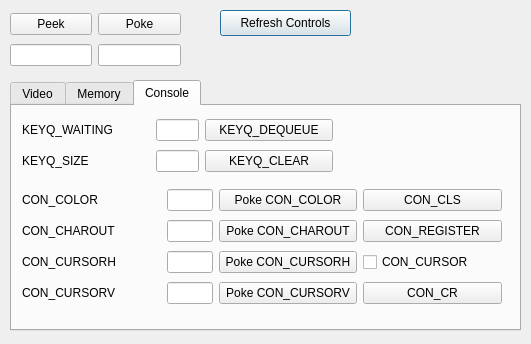
<?xml version="1.0" encoding="UTF-8"?>
<ui version="4.0">
 <class>MemUtil</class>
 <widget class="QDialog" name="MemUtil">
  <property name="geometry">
   <rect>
    <x>0</x>
    <y>0</y>
    <width>531</width>
    <height>344</height>
   </rect>
  </property>
  <property name="windowTitle">
   <string>Memory Utilities</string>
  </property>
  <widget class="QPushButton" name="btnRefresh">
   <property name="geometry">
    <rect>
     <x>220</x>
     <y>10</y>
     <width>131</width>
     <height>26</height>
    </rect>
   </property>
   <property name="text">
    <string>Refresh Controls</string>
   </property>
  </widget>
  <widget class="QWidget" name="layoutWidget">
   <property name="geometry">
    <rect>
     <x>10</x>
     <y>10</y>
     <width>171</width>
     <height>60</height>
    </rect>
   </property>
   <layout class="QGridLayout" name="gridLayout">
    <item row="0" column="0">
     <widget class="QPushButton" name="btnPeek">
      <property name="text">
       <string>Peek</string>
      </property>
     </widget>
    </item>
    <item row="0" column="1">
     <widget class="QPushButton" name="btnPoke">
      <property name="text">
       <string>Poke</string>
      </property>
     </widget>
    </item>
    <item row="1" column="0">
     <widget class="QLineEdit" name="lePPAddress"/>
    </item>
    <item row="1" column="1">
     <widget class="QLineEdit" name="lePPByte"/>
    </item>
   </layout>
  </widget>
  <widget class="QTabWidget" name="tabWidget">
   <property name="geometry">
    <rect>
     <x>10</x>
     <y>80</y>
     <width>511</width>
     <height>251</height>
    </rect>
   </property>
   <property name="currentIndex">
    <number>2</number>
   </property>
   <widget class="QWidget" name="tabVideo">
    <attribute name="title">
     <string>Video</string>
    </attribute>
    <widget class="QPushButton" name="btnRandVid">
     <property name="geometry">
      <rect>
       <x>20</x>
       <y>10</y>
       <width>141</width>
       <height>26</height>
      </rect>
     </property>
     <property name="text">
      <string>Randomize Video</string>
     </property>
    </widget>
    <widget class="QPushButton" name="btnChars">
     <property name="geometry">
      <rect>
       <x>180</x>
       <y>10</y>
       <width>141</width>
       <height>26</height>
      </rect>
     </property>
     <property name="text">
      <string>Fill Characters</string>
     </property>
    </widget>
    <widget class="QLineEdit" name="leVIDMODE">
     <property name="geometry">
      <rect>
       <x>20</x>
       <y>40</y>
       <width>41</width>
       <height>26</height>
      </rect>
     </property>
     <property name="text">
      <string>0</string>
     </property>
     <property name="alignment">
      <set>Qt::AlignRight|Qt::AlignTrailing|Qt::AlignVCenter</set>
     </property>
    </widget>
    <widget class="QPushButton" name="btnPokeVIDMODE">
     <property name="geometry">
      <rect>
       <x>70</x>
       <y>40</y>
       <width>121</width>
       <height>26</height>
      </rect>
     </property>
     <property name="text">
      <string>Poke VID_MODE</string>
     </property>
    </widget>
    <widget class="QComboBox" name="comboBox">
     <property name="geometry">
      <rect>
       <x>10</x>
       <y>70</y>
       <width>291</width>
       <height>26</height>
      </rect>
     </property>
     <item>
      <property name="text">
       <string>Lo-res (120x68, 16 color, mode 0)</string>
      </property>
     </item>
     <item>
      <property name="text">
       <string>Med-res (240x136, 16 color, mode 1)</string>
      </property>
     </item>
     <item>
      <property name="text">
       <string>Hi-res (480 x 272, 16 color, mode 2)</string>
      </property>
     </item>
     <item>
      <property name="text">
       <string>Lo-res full (120x68, 4096 color, mode 4)</string>
      </property>
     </item>
     <item>
      <property name="text">
       <string>Med-res full (240x136, 4096 color, mode 5)</string>
      </property>
     </item>
     <item>
      <property name="text">
       <string>Hi-res full (480x272, 4096 color, mode 6)</string>
      </property>
     </item>
     <item>
      <property name="text">
       <string>Text (40x17, mode 8)</string>
      </property>
     </item>
     <item>
      <property name="text">
       <string>Text (80x34, mode 9)</string>
      </property>
     </item>
    </widget>
   </widget>
   <widget class="QWidget" name="tabMemory">
    <attribute name="title">
     <string>Memory</string>
    </attribute>
    <widget class="QWidget" name="">
     <property name="geometry">
      <rect>
       <x>10</x>
       <y>10</y>
       <width>141</width>
       <height>146</height>
      </rect>
     </property>
     <layout class="QVBoxLayout" name="verticalLayout">
      <item>
       <widget class="QCheckBox" name="btnShadowIO">
        <property name="text">
         <string>SHADOW_IO</string>
        </property>
       </widget>
      </item>
      <item>
       <widget class="QCheckBox" name="btnShadowE4">
        <property name="text">
         <string>SHADOW_E4</string>
        </property>
       </widget>
      </item>
      <item>
       <widget class="QCheckBox" name="btnWPZEROPAGE">
        <property name="text">
         <string>WP_ZEROPAGE</string>
        </property>
       </widget>
      </item>
      <item>
       <widget class="QCheckBox" name="btnWPE4ROM">
        <property name="text">
         <string>WP_E400_ROM</string>
        </property>
       </widget>
      </item>
      <item>
       <widget class="QCheckBox" name="btnWPX1CROM">
        <property name="text">
         <string>WP_X1C_ROM</string>
        </property>
       </widget>
      </item>
     </layout>
    </widget>
    <widget class="QWidget" name="layoutWidget">
     <property name="geometry">
      <rect>
       <x>160</x>
       <y>10</y>
       <width>311</width>
       <height>124</height>
      </rect>
     </property>
     <layout class="QGridLayout" name="gridLayout_2" columnstretch="3,1,3,1">
      <item row="0" column="0">
       <widget class="QLabel" name="label">
        <property name="text">
         <string>SHADOW_67</string>
        </property>
       </widget>
      </item>
      <item row="0" column="1">
       <widget class="QLineEdit" name="leShadow67"/>
      </item>
      <item row="0" column="2">
       <widget class="QLineEdit" name="leShadow67Address">
        <property name="readOnly">
         <bool>true</bool>
        </property>
       </widget>
      </item>
      <item row="0" column="3">
       <widget class="QPushButton" name="btnSetShadow67">
        <property name="text">
         <string>Set</string>
        </property>
       </widget>
      </item>
      <item row="1" column="0">
       <widget class="QLabel" name="label_2">
        <property name="text">
         <string>SHADOW_89</string>
        </property>
       </widget>
      </item>
      <item row="1" column="1">
       <widget class="QLineEdit" name="leShadow89"/>
      </item>
      <item row="1" column="2">
       <widget class="QLineEdit" name="leShadow89Address">
        <property name="readOnly">
         <bool>true</bool>
        </property>
       </widget>
      </item>
      <item row="1" column="3">
       <widget class="QPushButton" name="btnSetShadow89">
        <property name="text">
         <string>Set</string>
        </property>
       </widget>
      </item>
      <item row="2" column="0">
       <widget class="QLabel" name="label_3">
        <property name="text">
         <string>SHADOW_AB</string>
        </property>
       </widget>
      </item>
      <item row="2" column="1">
       <widget class="QLineEdit" name="leShadowAB"/>
      </item>
      <item row="2" column="2">
       <widget class="QLineEdit" name="leShadowABAddress">
        <property name="readOnly">
         <bool>true</bool>
        </property>
       </widget>
      </item>
      <item row="2" column="3">
       <widget class="QPushButton" name="btnSetShadowAB">
        <property name="text">
         <string>Set</string>
        </property>
       </widget>
      </item>
      <item row="3" column="0">
       <widget class="QLabel" name="label_4">
        <property name="text">
         <string>SHADOW_CD</string>
        </property>
       </widget>
      </item>
      <item row="3" column="1">
       <widget class="QLineEdit" name="leShadowCD"/>
      </item>
      <item row="3" column="2">
       <widget class="QLineEdit" name="leShadowCDAddress">
        <property name="readOnly">
         <bool>true</bool>
        </property>
       </widget>
      </item>
      <item row="3" column="3">
       <widget class="QPushButton" name="btnSetShadowCD">
        <property name="text">
         <string>Set</string>
        </property>
       </widget>
      </item>
     </layout>
    </widget>
   </widget>
   <widget class="QWidget" name="tabConsole">
    <attribute name="title">
     <string>Console</string>
    </attribute>
    <widget class="QWidget" name="">
     <property name="geometry">
      <rect>
       <x>10</x>
       <y>10</y>
       <width>311</width>
       <height>61</height>
      </rect>
     </property>
     <layout class="QGridLayout" name="gridLayout_3" columnstretch="3,1,3">
      <item row="0" column="0">
       <widget class="QLabel" name="label_5">
        <property name="text">
         <string>KEYQ_WAITING</string>
        </property>
       </widget>
      </item>
      <item row="0" column="1">
       <widget class="QLineEdit" name="leWaiting">
        <property name="readOnly">
         <bool>true</bool>
        </property>
       </widget>
      </item>
      <item row="0" column="2">
       <widget class="QPushButton" name="btnDequeue">
        <property name="text">
         <string>KEYQ_DEQUEUE</string>
        </property>
       </widget>
      </item>
      <item row="1" column="0">
       <widget class="QLabel" name="label_6">
        <property name="text">
         <string>KEYQ_SIZE</string>
        </property>
       </widget>
      </item>
      <item row="1" column="1">
       <widget class="QLineEdit" name="leSize">
        <property name="readOnly">
         <bool>true</bool>
        </property>
       </widget>
      </item>
      <item row="1" column="2">
       <widget class="QPushButton" name="btnClear">
        <property name="text">
         <string>KEYQ_CLEAR</string>
        </property>
       </widget>
      </item>
     </layout>
    </widget>
    <widget class="QWidget" name="">
     <property name="geometry">
      <rect>
       <x>10</x>
       <y>80</y>
       <width>480</width>
       <height>124</height>
      </rect>
     </property>
     <layout class="QGridLayout" name="gridLayout_4" columnstretch="3,1,3,3">
      <item row="0" column="0">
       <widget class="QLabel" name="label_10">
        <property name="text">
         <string>CON_COLOR</string>
        </property>
       </widget>
      </item>
      <item row="0" column="1">
       <widget class="QLineEdit" name="leColor"/>
      </item>
      <item row="0" column="2">
       <widget class="QPushButton" name="btnColor">
        <property name="text">
         <string>Poke CON_COLOR</string>
        </property>
       </widget>
      </item>
      <item row="0" column="3">
       <widget class="QPushButton" name="btnCLS">
        <property name="text">
         <string>CON_CLS</string>
        </property>
       </widget>
      </item>
      <item row="1" column="0">
       <widget class="QLabel" name="label_9">
        <property name="frameShape">
         <enum>QFrame::NoFrame</enum>
        </property>
        <property name="text">
         <string>CON_CHAROUT</string>
        </property>
       </widget>
      </item>
      <item row="1" column="1">
       <widget class="QLineEdit" name="leCharout"/>
      </item>
      <item row="1" column="2">
       <widget class="QPushButton" name="btnCharout">
        <property name="text">
         <string>Poke CON_CHAROUT</string>
        </property>
       </widget>
      </item>
      <item row="1" column="3">
       <widget class="QPushButton" name="btnRegister">
        <property name="text">
         <string>CON_REGISTER</string>
        </property>
       </widget>
      </item>
      <item row="2" column="0">
       <widget class="QLabel" name="label_7">
        <property name="text">
         <string>CON_CURSORH</string>
        </property>
       </widget>
      </item>
      <item row="2" column="1">
       <widget class="QLineEdit" name="leCH"/>
      </item>
      <item row="2" column="2">
       <widget class="QPushButton" name="btnCH">
        <property name="text">
         <string>Poke CON_CURSORH</string>
        </property>
       </widget>
      </item>
      <item row="3" column="0">
       <widget class="QLabel" name="label_8">
        <property name="text">
         <string>CON_CURSORV</string>
        </property>
       </widget>
      </item>
      <item row="3" column="1">
       <widget class="QLineEdit" name="leCV"/>
      </item>
      <item row="3" column="2">
       <widget class="QPushButton" name="btnCV">
        <property name="text">
         <string>Poke CON_CURSORV</string>
        </property>
       </widget>
      </item>
      <item row="2" column="3">
       <widget class="QCheckBox" name="btnCursor">
        <property name="text">
         <string>CON_CURSOR</string>
        </property>
       </widget>
      </item>
      <item row="3" column="3">
       <widget class="QPushButton" name="btnCR">
        <property name="text">
         <string>CON_CR</string>
        </property>
       </widget>
      </item>
     </layout>
    </widget>
   </widget>
  </widget>
 </widget>
 <resources/>
 <connections/>
</ui>
